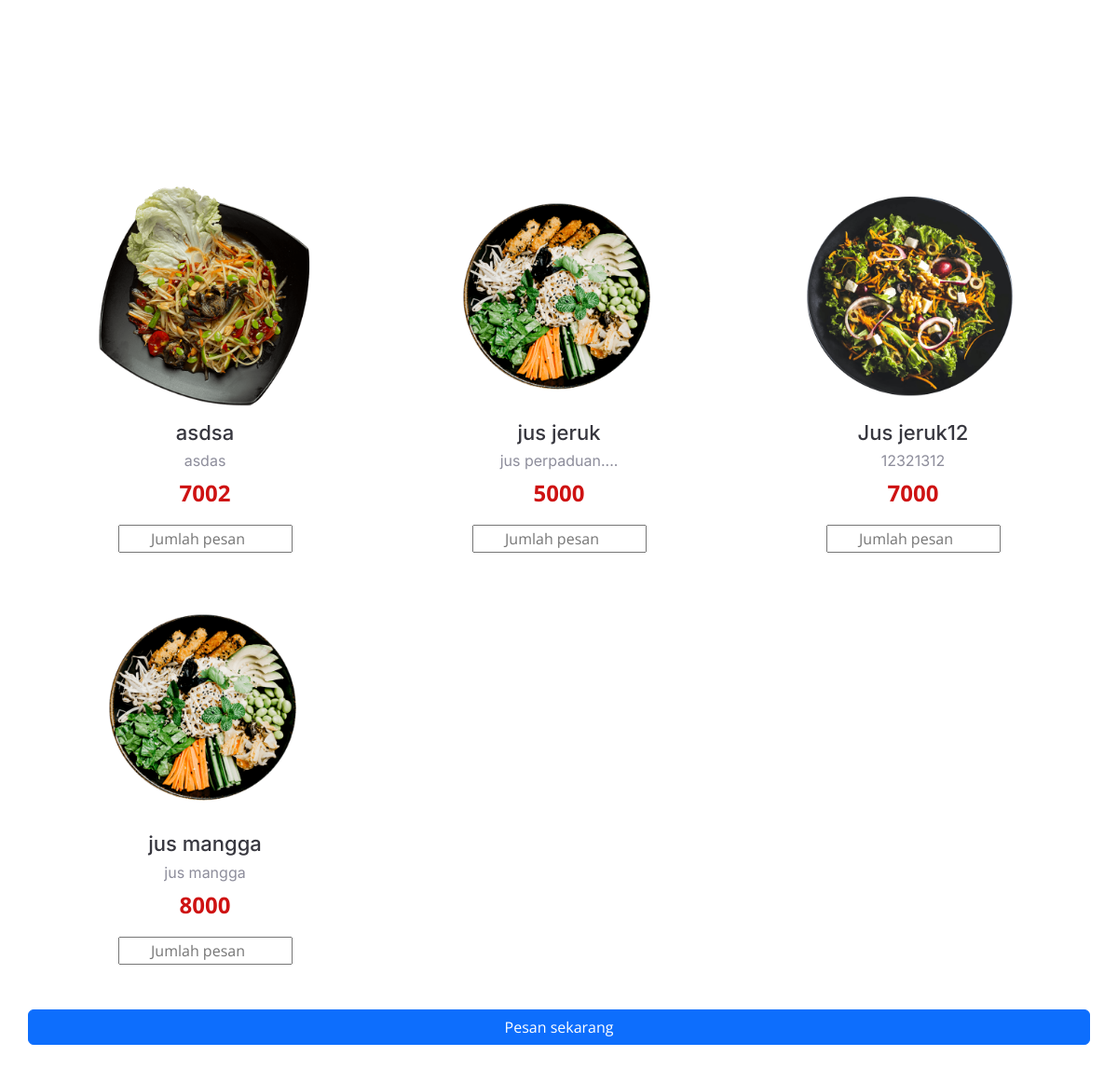
Page /pp.php on the committed database.
### tables this page shows
CREATE TABLE `tbl_menu` (
  `id_menu` int(11) NOT NULL,
  `nama_menu` varchar(64) NOT NULL,
  `deskripsi_menu` varchar(64) NOT NULL,
  `gambar_menu` varchar(64) NOT NULL,
  `harga_menu` int(14) NOT NULL,
  `stok_menu` int(64) NOT NULL,
  `jenis_menu` varchar(64) NOT NULL,
  `tag_menu` varchar(64) NOT NULL
);

### pp.php (the view, shortened to what this page needs)
<?php include 'app/header.php'; ?>
<body>
    <main id="main">
        <section id="menu" class="menu">
            <div class="container" data-aos="fade-up">
                <div class="section-header">
                </div>
                <div class="section-header">
                </div>
                <div class="tab-content" data-aos="fade-up" data-aos-delay="300">
                    <div class="tab-pane fade active show" id="all-menu">
                        <div class="tab-header text-center">
                        </div>
                        <form action="proses_input_pesanan.php" method="POST">
                            <div class="row gy-5">
                                <?php
                                include 'connect.php';
                                $data = mysqli_query($conn, "select * from tbl_menu order by nama_menu asc");
                                while ($de = mysqli_fetch_array($data)) {
                                ?>
                                    <div class="col-lg-4 menu-item">
                                        <a href="assets/img/menu/<?= $de['gambar_menu']; ?>" class="glightbox"><img src="assets/img/menu/<?= $de['gambar_menu']; ?>" class="menu-img img-fluid" alt=""></a>
                                        <h4><?= $de['nama_menu']; ?></h4>
                                        <p class="ingredients">
                                            <?= $de['deskripsi_menu']; ?>
                                        </p>
                                        <p class="price">
                                            <?= $de['harga_menu']; ?>
                                        </p>
                                        <input type="number" name="jumlah_pesanan" placeholder="Jumlah pesan">
                                    </div>
                                <?php } ?>
                                <button type="submit" name="submit" class="btn btn-primary">Pesan sekarang</button>
                            </div>
                        </form>
                    </div>
                </div>
            </div>
        </section>
    </main>
</body>

### app/header.php (shortened to what this page needs)
<!DOCTYPE html>
<html lang="en">
<head>
    <link href="assets/vendor/bootstrap/css/bootstrap.min.css" rel="stylesheet">
    <link href="assets/vendor/bootstrap-icons/bootstrap-icons.css" rel="stylesheet">
    <link href="assets/vendor/aos/aos.css" rel="stylesheet">
    <link href="assets/vendor/glightbox/css/glightbox.min.css" rel="stylesheet">
    <link href="assets/vendor/swiper/swiper-bundle.min.css" rel="stylesheet">
    <link href="assets/css/main.css" rel="stylesheet">
</head>

### assets/css/main.css (style rules this page uses)
:root { --font-default: "Open Sans", system-ui, -apple-system, "Segoe UI", Roboto, "Helvetica Neue", Arial, "Noto Sans", "Liberation Sans", sans-serif, "Apple Color Emoji", "Segoe UI Emoji", "Segoe UI Symbol", "Noto Color Emoji"; --font-primary: "Amatic SC", sans-serif; --font-secondary: "Inter", sans-serif; }
:root { --color-default: #212529; --color-primary: #ce1212; --color-secondary: #37373f; }
:root { scroll-behavior: smooth; }
body { font-family: var(--font-default); color: var(--color-default); }
a { color: var(--color-primary); text-decoration: none; }
h1, h2, h3, h4, h5, h6 { font-family: var(--font-secondary); }
section { overflow: hidden; padding: 80px 0; }
.section-header { text-align: center; padding-bottom: 30px; }
section { scroll-margin-top: 90px; }
.menu .tab-content .tab-header { padding: 30px 0; }
.menu .tab-content .menu-item { -moz-text-align-last: center; text-align-last: center; }
.menu .tab-content .menu-item .menu-img { padding: 0 60px; margin-bottom: 15px; }
.menu .tab-content .menu-item h4 { font-size: 22px; font-weight: 500; color: var(--color-secondary); font-family: var(--font-secondary); font-weight: 30px; margin-bottom: 5px; }
.menu .tab-content .menu-item .ingredients { font-family: var(--font-secondary); color: #8d8d9b; margin-bottom: 5px; }
.menu .tab-content .menu-item .price { font-size: 24px; font-weight: 700; color: var(--color-primary); }

### rows in the picture
tbl_menu: gambar_menu (picture), nama_menu "asdsa", deskripsi_menu "asdas", harga_menu "7002"
tbl_menu: gambar_menu (picture), nama_menu "jus jeruk", deskripsi_menu "jus perpaduan....", harga_menu "5000"
tbl_menu: gambar_menu (picture), nama_menu "Jus jeruk12", deskripsi_menu "12321312", harga_menu "7000"
tbl_menu: gambar_menu (picture), nama_menu "jus mangga", deskripsi_menu "jus mangga", harga_menu "8000"
